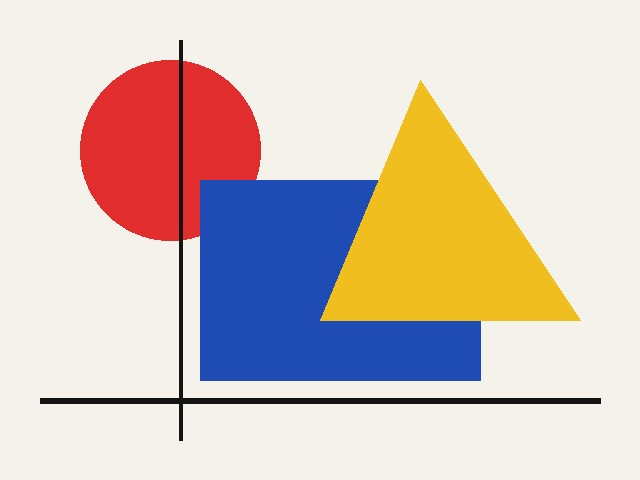
#> input picture sample_images/abstract_art_01_original.jpg, 640 x 480 px
$ python -i hash_logic.py   (imports and definitions only)
#> lines starting #> are read from the running program, lines starting #| are printed output that depends on the picture
import numpy as np
from PIL import Image, ImageFilter, ImageOps


class PerceptualHash:
    """
    100-Bit Multi-Channel Perceptual Hash compatible with BK-Tree metric space.
    Subtracting two hashes (hash1 - hash2) returns the exact integer Hamming distance (0 to 100).
    """
    def __init__(self, bits: np.ndarray):
        self.bits = bits.astype(np.uint8).flatten()

    def __sub__(self, other):
        if other is None or not isinstance(other, PerceptualHash):
            return 100
        # Exact Hamming distance (number of differing bits out of 100)
        return int(np.count_nonzero(self.bits != other.bits))

    def __eq__(self, other):
        if not isinstance(other, PerceptualHash):
            return False
        return np.array_equal(self.bits, other.bits)

    def __hash__(self):
        return hash(self.bits.tobytes())

    def __str__(self):
        # Convert 100 bits into a clean 25-character hex string for the UI metadata box
        padded = np.pad(self.bits, (0, 4), constant_values=0)
        packed = np.packbits(padded)
        return packed.tobytes().hex()[:25]


def _pool_grid(channel: np.ndarray, rows: int, cols: int) -> np.ndarray:
    """Downsamples a 2D array into a (rows x cols) grid of block averages."""
    h, w = channel.shape
    out = np.zeros((rows, cols), dtype=np.float32)
    for r in range(rows):
        r0, r1 = int(round(r * h / rows)), int(round((r + 1) * h / rows))
        for c in range(cols):
            c0, c1 = int(round(c * w / cols)), int(round((c + 1) * w / cols))
            out[r, c] = np.mean(channel[r0:r1, c0:c1])
    return out


def generate_hash(image_path):
    try:
        img = Image.open(image_path)
#> img is the input picture: PIL image 640x480 RGB; mean R, G, B 212.9, 197.8, 189.7
        img = ImageOps.exif_transpose(img).convert("RGB")

        # Resize to 64x64 and apply Gaussian blur to absorb handheld burst tilt/shift
        img_small = img.resize((64, 64), Image.Resampling.BILINEAR)
        img_blur = img_small.filter(ImageFilter.GaussianBlur(radius=2.5))
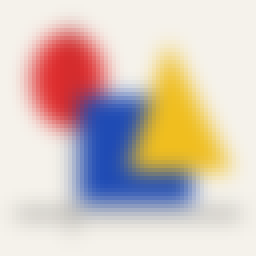
#> img_blur: PIL image 64x64 RGB (shown 4 times larger); mean R, G, B 212.9, 197.8, 189.7

        raw_arr = np.asarray(img_small, dtype=np.float32)
        arr = np.asarray(img_blur, dtype=np.float32)

        R, G, B = arr[:, :, 0], arr[:, :, 1], arr[:, :, 2]
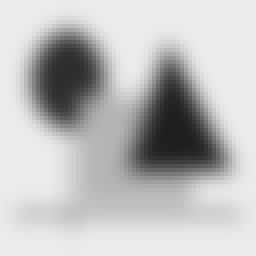
#> B: shape (64, 64) float32 (shown 4 times larger); min 31, max 235, mean 189.7

        # 1. Perceptual Luminance (Y) and Opponent Color Channels (RG, BY)
        L = 0.299 * R + 0.587 * G + 0.114 * B
        RG = R - G
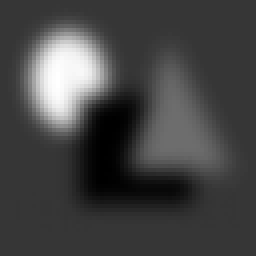
#> RG: shape (64, 64) float32 (shown 4 times larger); min -44, max 175, mean 15.1; drawn with min black and max white
        BY = 0.5 * (R + G) - B
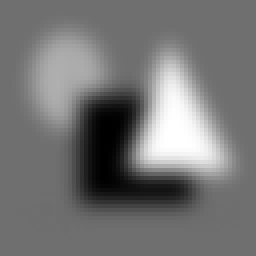
#> BY: shape (64, 64) float32 (shown 4 times larger); min -127, max 184, mean 15.7; drawn with min black and max white

        # High-frequency local edge/detail energy (separates wide group shots from close-ups)
        L_raw = 0.299 * raw_arr[:, :, 0] + 0.587 * raw_arr[:, :, 1] + 0.114 * raw_arr[:, :, 2]
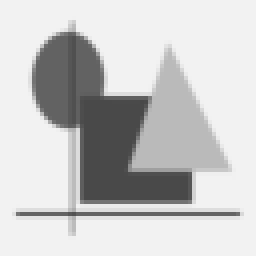
#> L_raw: shape (64, 64) float32 (shown 4 times larger); min 73.7, max 242.2, mean 201.4
        detail_energy = np.abs(L_raw - L)
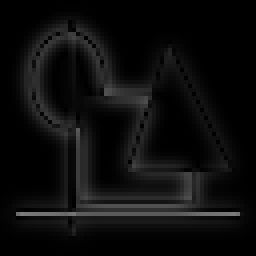
#> detail_energy: shape (64, 64) float32 (shown 4 times larger); min 0, max 123.3, mean 12.9

        bits = []

        # --- GROUP 1: Coarse 4x4 Smoothed Luminance Layout (16 bits) ---
        luma_4x4 = _pool_grid(L, 4, 4)
#> after the loop in _pool_grid, `for r in range(rows):`: out = [[217.8, 207.9, 239.1, 242], [184.9, 118.1, 187.3, 235.7], [238.5, 113.3, 144.5, 221.5], [233.1, 205.1, 201.8, 231.7]]
#> luma_4x4 has the same summary as out in _pool_grid
        bits.extend((luma_4x4 > np.mean(L)).flatten())

        # --- GROUP 2: Coarse 4x4 Horizontal & Vertical Structural Gradients (24 bits) ---
        # Resilient to slight handheld framing shifts while separating opposite room angles
        h_grad = (luma_4x4[:, 1:] > luma_4x4[:, :-1]).flatten()  # 12 bits
#> h_grad = [False, True, True, False, True, True, False, True, True, False, False, True]
        v_grad = (luma_4x4[1:, :] > luma_4x4[:-1, :]).flatten()  # 12 bits
#> v_grad = [False, False, False, False, True, False, False, False, False, True, True, True]
        bits.extend(h_grad)
        bits.extend(v_grad)

        # --- GROUP 3: Center-Focus 4x4 Subject Grid (16 bits) ---
        center_L = L[12:52, 12:52]
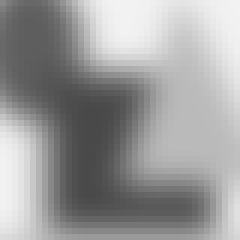
#> center_L: shape (40, 40) float32 (shown 6 times larger); min 73.81, max 242.1, mean 155.5
        center_4x4 = _pool_grid(center_L, 4, 4)
#> center_4x4 = [[101.5, 189.2, 227.6, 225], [108.6, 100.7, 156.2, 199.8], [186.8, 82.05, 154.7, 185.1], [196.8, 102.6, 112.1, 159.6]]
        bits.extend((center_4x4 > np.mean(center_L)).flatten())

        # --- GROUP 4: Opponent Color Spatial Layout 3x3 (18 bits) ---
        rg_3x3 = _pool_grid(RG, 3, 3)
#> rg_3x3 = [[57.62, 22.55, 5.28], [39.69, -0.564, 22.22], [1.54, -12.22, 0.456]]
        by_3x3 = _pool_grid(BY, 3, 3)
#> by_3x3 = [[33.12, 25.07, 17.12], [17.68, -5.48, 81.41], [4.35, -34.12, 2.84]]
        bits.extend((rg_3x3 > np.mean(RG)).flatten())  # 9 bits
        bits.extend((by_3x3 > np.mean(BY)).flatten())  # 9 bits

        # --- GROUP 5: Zoom/Tilt-Invariant Tonal & Color Profile (14 bits) ---
        l_pcts = np.percentile(L, [10, 25, 40, 50, 60, 75, 90])
#> l_pcts = [102.1, 177, 215, 229.8, 238.1, 242.1, 242.1]
        l_anchors = np.array([45.0, 75.0, 105.0, 128.0, 150.0, 175.0, 205.0])
        bits.extend(l_pcts > l_anchors)  # 7 bits

        rg_pcts = np.percentile(RG, [20, 50, 80])
#> rg_pcts = [2, 3, 26]
        by_pcts = np.percentile(BY, [20, 50, 80])
#> by_pcts = [5, 8.5, 41]
        bits.extend(rg_pcts > np.array([-5.0, 5.0, 18.0]))   # 3 bits
        bits.extend(by_pcts > np.array([-10.0, 5.0, 20.0]))  # 3 bits
        bits.append(np.std(L) > 52.0)                        # 1 contrast bit

        # --- GROUP 6: Edge / Detail Texture Distribution 3x4 (12 bits) ---
        detail_3x4 = _pool_grid(detail_energy, 3, 4)
#> detail_3x4 = [[11.96, 14.43, 5.15, 0.385], [10.68, 17.88, 17.1, 6.19], [9.26, 23.08, 26.45, 12.6]]
        bits.extend((detail_3x4 > np.mean(detail_energy)).flatten())

        return PerceptualHash(np.array(bits, dtype=np.uint8))
#> in __init__, `self.bits = bits.astype(np.uint8).flatten()`: self.bits = 100 values, max 1 at index 0, min 0 at index 4, mean 0.58

    except Exception as e:
        print(f"Error processing {image_path}: {e}")
        return None

>>> result = generate_hash('../sample_images/abstract_art_01_original.jpg')
